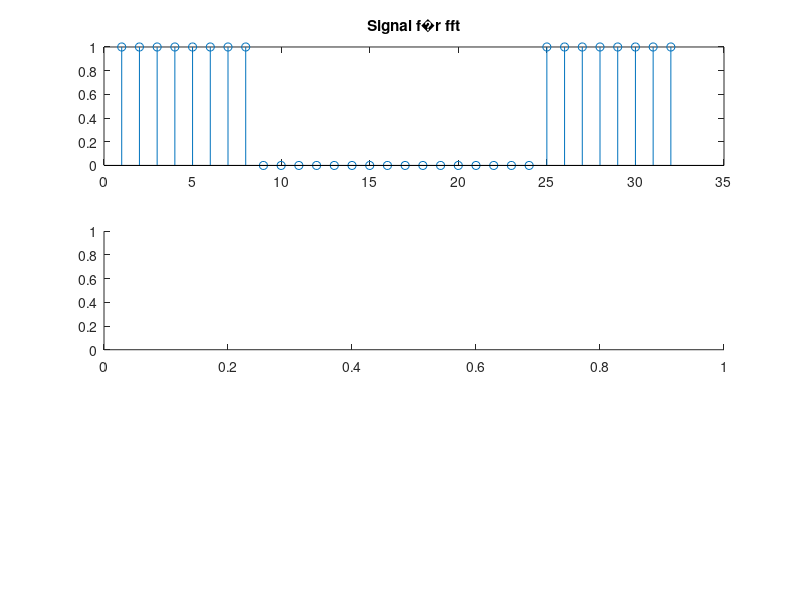

MATLAB code to generate this figure: (Note: this script raises an error after producing the figure.)
%Eingangssignal
s=[1 1 1 1 1 1 1 1 0 0 0 0 0 0 0 0 0 0 0 0 0 0 0 0  1 1 1 1 1 1 1 1 ];  

%DFT von Matlab
S=fft(s);

%Normieren
S= S/length(s);

%A = Realteil, B = Imaginaerteil
A1= real(S);
B1 = imag(S);

%Plots
figure
subplot(3,1,1);
stem(s)
title('Signal f�r fft')

subplot(3,1,2);
stem(A)
title('Realteil')

subplot(3,1,3);
stem(B)
title('Imagin�rteil');